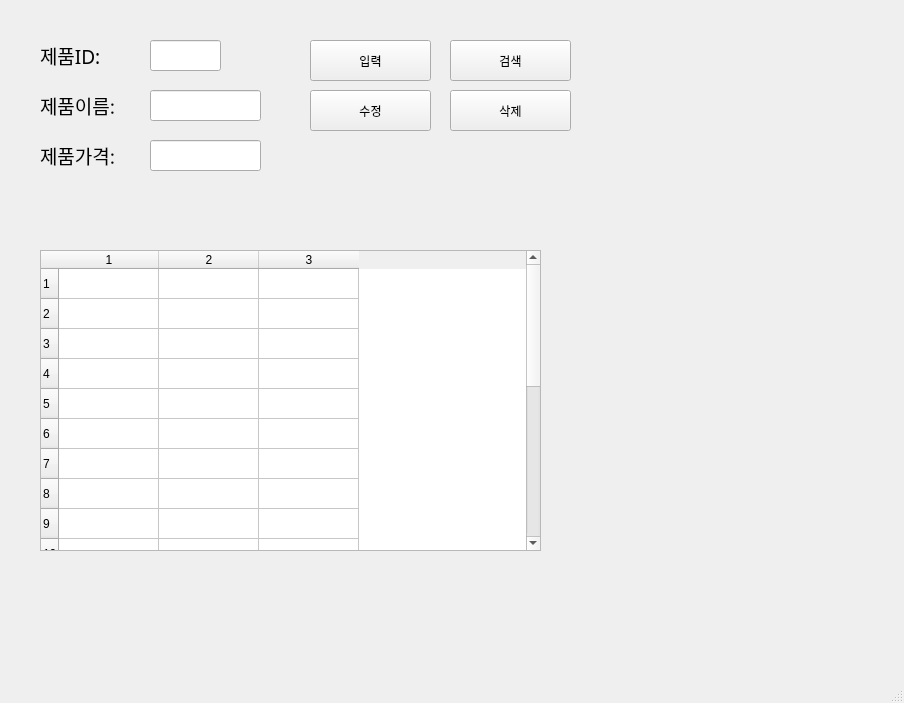
<?xml version="1.0" encoding="UTF-8"?>
<ui version="4.0">
 <class>MainWindow</class>
 <widget class="QMainWindow" name="MainWindow">
  <property name="geometry">
   <rect>
    <x>0</x>
    <y>0</y>
    <width>904</width>
    <height>703</height>
   </rect>
  </property>
  <property name="windowTitle">
   <string>MainWindow</string>
  </property>
  <widget class="QWidget" name="centralwidget">
   <widget class="QLabel" name="label">
    <property name="geometry">
     <rect>
      <x>40</x>
      <y>40</y>
      <width>81</width>
      <height>31</height>
     </rect>
    </property>
    <property name="font">
     <font>
      <family>맑은 고딕</family>
      <pointsize>14</pointsize>
     </font>
    </property>
    <property name="text">
     <string>제품ID:</string>
    </property>
   </widget>
   <widget class="QLabel" name="label_2">
    <property name="geometry">
     <rect>
      <x>40</x>
      <y>90</y>
      <width>81</width>
      <height>31</height>
     </rect>
    </property>
    <property name="font">
     <font>
      <family>맑은 고딕</family>
      <pointsize>14</pointsize>
     </font>
    </property>
    <property name="text">
     <string>제품이름:</string>
    </property>
   </widget>
   <widget class="QLabel" name="label_3">
    <property name="geometry">
     <rect>
      <x>40</x>
      <y>140</y>
      <width>81</width>
      <height>31</height>
     </rect>
    </property>
    <property name="font">
     <font>
      <family>맑은 고딕</family>
      <pointsize>14</pointsize>
     </font>
    </property>
    <property name="text">
     <string>제품가격:</string>
    </property>
   </widget>
   <widget class="QLineEdit" name="prodID">
    <property name="geometry">
     <rect>
      <x>150</x>
      <y>40</y>
      <width>71</width>
      <height>31</height>
     </rect>
    </property>
   </widget>
   <widget class="QLineEdit" name="prodName">
    <property name="geometry">
     <rect>
      <x>150</x>
      <y>90</y>
      <width>111</width>
      <height>31</height>
     </rect>
    </property>
   </widget>
   <widget class="QLineEdit" name="prodPrice">
    <property name="geometry">
     <rect>
      <x>150</x>
      <y>140</y>
      <width>111</width>
      <height>31</height>
     </rect>
    </property>
   </widget>
   <widget class="QPushButton" name="pushButton">
    <property name="geometry">
     <rect>
      <x>310</x>
      <y>40</y>
      <width>121</width>
      <height>41</height>
     </rect>
    </property>
    <property name="text">
     <string>입력</string>
    </property>
   </widget>
   <widget class="QPushButton" name="pushButton_2">
    <property name="geometry">
     <rect>
      <x>310</x>
      <y>90</y>
      <width>121</width>
      <height>41</height>
     </rect>
    </property>
    <property name="text">
     <string>수정</string>
    </property>
   </widget>
   <widget class="QPushButton" name="pushButton_3">
    <property name="geometry">
     <rect>
      <x>450</x>
      <y>90</y>
      <width>121</width>
      <height>41</height>
     </rect>
    </property>
    <property name="text">
     <string>삭제</string>
    </property>
   </widget>
   <widget class="QPushButton" name="pushButton_4">
    <property name="geometry">
     <rect>
      <x>450</x>
      <y>40</y>
      <width>121</width>
      <height>41</height>
     </rect>
    </property>
    <property name="text">
     <string>검색</string>
    </property>
   </widget>
   <widget class="QTableWidget" name="tableWidget">
    <property name="geometry">
     <rect>
      <x>40</x>
      <y>250</y>
      <width>501</width>
      <height>301</height>
     </rect>
    </property>
    <property name="rowCount">
     <number>20</number>
    </property>
    <property name="columnCount">
     <number>3</number>
    </property>
    <row/>
    <row/>
    <row/>
    <row/>
    <row/>
    <row/>
    <row/>
    <row/>
    <row/>
    <row/>
    <row/>
    <row/>
    <row/>
    <row/>
    <row/>
    <row/>
    <row/>
    <row/>
    <row/>
    <row/>
    <column/>
    <column/>
    <column/>
   </widget>
  </widget>
  <widget class="QMenuBar" name="menubar">
   <property name="geometry">
    <rect>
     <x>0</x>
     <y>0</y>
     <width>904</width>
     <height>21</height>
    </rect>
   </property>
  </widget>
  <widget class="QStatusBar" name="statusbar"/>
 </widget>
 <resources/>
 <connections>
  <connection>
   <sender>pushButton</sender>
   <signal>clicked()</signal>
   <receiver>MainWindow</receiver>
   <slot>addProduct()</slot>
   <hints>
    <hint type="sourcelabel">
     <x>394</x>
     <y>72</y>
    </hint>
    <hint type="destinationlabel">
     <x>470</x>
     <y>95</y>
    </hint>
   </hints>
  </connection>
  <connection>
   <sender>pushButton_2</sender>
   <signal>clicked()</signal>
   <receiver>MainWindow</receiver>
   <slot>updateProduct()</slot>
   <hints>
    <hint type="sourcelabel">
     <x>418</x>
     <y>129</y>
    </hint>
    <hint type="destinationlabel">
     <x>470</x>
     <y>136</y>
    </hint>
   </hints>
  </connection>
  <connection>
   <sender>pushButton_3</sender>
   <signal>clicked()</signal>
   <receiver>MainWindow</receiver>
   <slot>removeProduct()</slot>
   <hints>
    <hint type="sourcelabel">
     <x>549</x>
     <y>146</y>
    </hint>
    <hint type="destinationlabel">
     <x>469</x>
     <y>183</y>
    </hint>
   </hints>
  </connection>
  <connection>
   <sender>pushButton_4</sender>
   <signal>clicked()</signal>
   <receiver>MainWindow</receiver>
   <slot>getProduct()</slot>
   <hints>
    <hint type="sourcelabel">
     <x>546</x>
     <y>90</y>
    </hint>
    <hint type="destinationlabel">
     <x>471</x>
     <y>229</y>
    </hint>
   </hints>
  </connection>
 </connections>
 <slots>
  <slot>addProduct()</slot>
  <slot>updateProduct()</slot>
  <slot>removeProduct()</slot>
  <slot>getProduct()</slot>
 </slots>
</ui>
